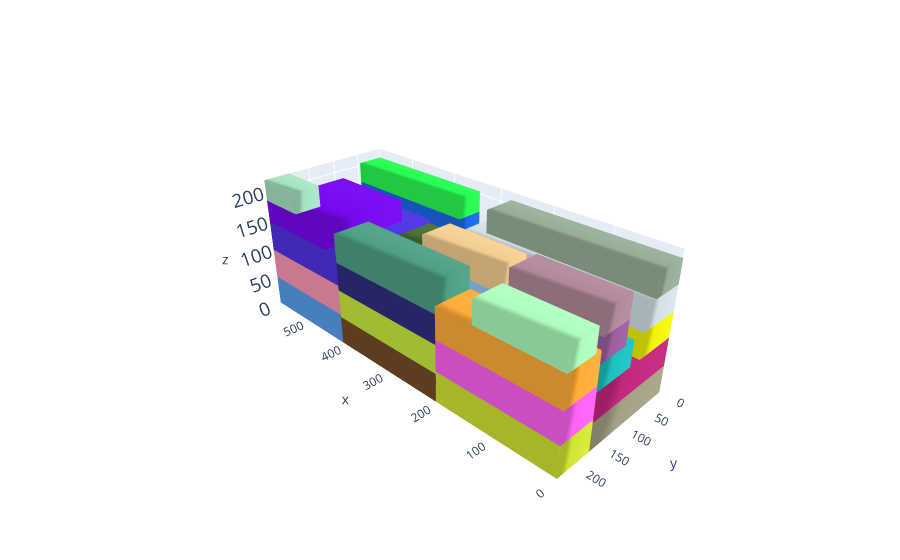

Notebook code for this chart:
### Code cell
cont, execution_time,total_volume = MLCP_function(alpha=5.0,beta=1.0,gamma=0.1,delta=1.0,p=0.02,instance=5)

L = cont.l;W = cont.w; H = cont.h

box_dims = []
for aabb in cont.aabbs:
  box_dims.append([aabb.xmin,aabb.ymin,aabb.zmin,aabb.xmax,aabb.ymax,aabb.zmax])

bxplot.plot_container([L,W,H], box_dims)

### Figure 1 — Plotly figure (JSON) as saved in the notebook; plotly's stock layout.template omitted (floating-point values rounded to 4 significant figures)
{"data": [{"color": "rgb(162.6235671678523,160.1927193668179,132.271325475674)", "i": [7, 0, 0, 0, 4, 4, 2, 6, 4, 0, 3, 7], "j": [3, 4, 1, 2, 5, 6, 5, 5, 0, 1, 2, 2], "k": [0, 7, 2, 3, 6, 7, 1, 2, 5, 5, 7, 6], "opacity": 1, "type": "mesh3d", "x": [0, 0, 344, 344, 0, 0, 344, 344], "y": [0, 168, 168, 0, 0, 168, 168, 0], "z": [0, 0, 0, 0, 45, 45, 45, 45]}, {"color": "rgb(0.9008660240268268,239.36567778140082,191.59178353284082)", "i": [7, 0, 0, 0, 4, 4, 2, 6, 4, 0, 3, 7], "j": [3, 4, 1, 2, 5, 6, 5, 5, 0, 1, 2, 2], "k": [0, 7, 2, 3, 6, 7, 1, 2, 5, 5, 7, 6], "opacity": 1, "type": "mesh3d", "x": [344, 344, 587, 587, 344, 344, 587, 587], "y": [0, 45, 45, 0, 0, 45, 45, 0], "z": [0, 0, 0, 0, 34, 34, 34, 34]}, {"color": "rgb(209.2795835443449,227.41086091113993,50.206452119517316)", "i": [7, 0, 0, 0, 4, 4, 2, 6, 4, 0, 3, 7], "j": [3, 4, 1, 2, 5, 6, 5, 5, 0, 1, 2, 2], "k": [0, 7, 2, 3, 6, 7, 1, 2, 5, 5, 7, 6], "opacity": 1, "type": "mesh3d", "x": [0, 0, 204, 204, 0, 0, 204, 204], "y": [168, 233, 233, 168, 168, 233, 233, 168], "z": [0, 0, 0, 0, 50, 50, 50, 50]}, {"color": "rgb(87.68287852322185,157.09853935570519,237.67507248036625)", "i": [7, 0, 0, 0, 4, 4, 2, 6, 4, 0, 3, 7], "j": [3, 4, 1, 2, 5, 6, 5, 5, 0, 1, 2, 2], "k": [0, 7, 2, 3, 6, 7, 1, 2, 5, 5, 7, 6], "opacity": 1, "type": "mesh3d", "x": [411, 411, 587, 587, 411, 411, 587, 587], "y": [45, 233, 233, 45, 45, 233, 233, 45], "z": [0, 0, 0, 0, 50, 50, 50, 50]}, {"color": "rgb(55.02918938980666,34.28455293296206,123.43864109389571)", "i": [7, 0, 0, 0, 4, 4, 2, 6, 4, 0, 3, 7], "j": [3, 4, 1, 2, 5, 6, 5, 5, 0, 1, 2, 2], "k": [0, 7, 2, 3, 6, 7, 1, 2, 5, 5, 7, 6], "opacity": 1, "type": "mesh3d", "x": [344, 344, 587, 587, 344, 344, 587, 587], "y": [0, 45, 45, 0, 0, 45, 45, 0], "z": [34, 34, 34, 34, 68, 68, 68, 68]}, {"color": "rgb(194.9260169920603,39.09822781199073,124.65776469070572)", "i": [7, 0, 0, 0, 4, 4, 2, 6, 4, 0, 3, 7], "j": [3, 4, 1, 2, 5, 6, 5, 5, 0, 1, 2, 2], "k": [0, 7, 2, 3, 6, 7, 1, 2, 5, 5, 7, 6], "opacity": 1, "type": "mesh3d", "x": [0, 0, 344, 344, 0, 0, 344, 344], "y": [0, 168, 168, 0, 0, 168, 168, 0], "z": [45, 45, 45, 45, 90, 90, 90, 90]}, {"color": "rgb(249.55881687130386,151.11616912546623,178.61490095682146)", "i": [7, 0, 0, 0, 4, 4, 2, 6, 4, 0, 3, 7], "j": [3, 4, 1, 2, 5, 6, 5, 5, 0, 1, 2, 2], "k": [0, 7, 2, 3, 6, 7, 1, 2, 5, 5, 7, 6], "opacity": 1, "type": "mesh3d", "x": [411, 411, 587, 587, 411, 411, 587, 587], "y": [45, 233, 233, 45, 45, 233, 233, 45], "z": [50, 50, 50, 50, 100, 100, 100, 100]}, {"color": "rgb(252.38889265510448,97.85965637560378,241.3246574347477)", "i": [7, 0, 0, 0, 4, 4, 2, 6, 4, 0, 3, 7], "j": [3, 4, 1, 2, 5, 6, 5, 5, 0, 1, 2, 2], "k": [0, 7, 2, 3, 6, 7, 1, 2, 5, 5, 7, 6], "opacity": 1, "type": "mesh3d", "x": [0, 0, 204, 204, 0, 0, 204, 204], "y": [168, 233, 233, 168, 168, 233, 233, 168], "z": [50, 50, 50, 50, 100, 100, 100, 100]}, {"color": "rgb(139.59010061775282,88.2902590765529,147.32307000132508)", "i": [7, 0, 0, 0, 4, 4, 2, 6, 4, 0, 3, 7], "j": [3, 4, 1, 2, 5, 6, 5, 5, 0, 1, 2, 2], "k": [0, 7, 2, 3, 6, 7, 1, 2, 5, 5, 7, 6], "opacity": 1, "type": "mesh3d", "x": [344, 344, 587, 587, 344, 344, 587, 587], "y": [0, 45, 45, 0, 0, 45, 45, 0], "z": [68, 68, 68, 68, 102, 102, 102, 102]}, {"color": "rgb(240.97314786080707,242.27993649835477,7.1737817255683485)", "i": [7, 0, 0, 0, 4, 4, 2, 6, 4, 0, 3, 7], "j": [3, 4, 1, 2, 5, 6, 5, 5, 0, 1, 2, 2], "k": [0, 7, 2, 3, 6, 7, 1, 2, 5, 5, 7, 6], "opacity": 1, "type": "mesh3d", "x": [0, 0, 312, 312, 0, 0, 312, 312], "y": [0, 73, 73, 0, 0, 73, 73, 0], "z": [90, 90, 90, 90, 130, 130, 130, 130]}, {"color": "rgb(254.4081948511025,170.90124608177828,55.8362768613984)", "i": [7, 0, 0, 0, 4, 4, 2, 6, 4, 0, 3, 7], "j": [3, 4, 1, 2, 5, 6, 5, 5, 0, 1, 2, 2], "k": [0, 7, 2, 3, 6, 7, 1, 2, 5, 5, 7, 6], "opacity": 1, "type": "mesh3d", "x": [0, 0, 204, 204, 0, 0, 204, 204], "y": [168, 233, 233, 168, 168, 233, 233, 168], "z": [100, 100, 100, 100, 150, 150, 150, 150]}, {"color": "rgb(78.66884189717578,51.793979116501845,226.80962637796452)", "i": [7, 0, 0, 0, 4, 4, 2, 6, 4, 0, 3, 7], "j": [3, 4, 1, 2, 5, 6, 5, 5, 0, 1, 2, 2], "k": [0, 7, 2, 3, 6, 7, 1, 2, 5, 5, 7, 6], "opacity": 1, "type": "mesh3d", "x": [411, 411, 587, 587, 411, 411, 587, 587], "y": [45, 233, 233, 45, 45, 233, 233, 45], "z": [100, 100, 100, 100, 150, 150, 150, 150]}, {"color": "rgb(110.82777422112706,171.38737384875765,229.2316753498286)", "i": [7, 0, 0, 0, 4, 4, 2, 6, 4, 0, 3, 7], "j": [3, 4, 1, 2, 5, 6, 5, 5, 0, 1, 2, 2], "k": [0, 7, 2, 3, 6, 7, 1, 2, 5, 5, 7, 6], "opacity": 1, "type": "mesh3d", "x": [344, 344, 587, 587, 344, 344, 587, 587], "y": [0, 45, 45, 0, 0, 45, 45, 0], "z": [102, 102, 102, 102, 136, 136, 136, 136]}, {"color": "rgb(209.95245418216672,223.56264510305795,229.04369289856712)", "i": [7, 0, 0, 0, 4, 4, 2, 6, 4, 0, 3, 7], "j": [3, 4, 1, 2, 5, 6, 5, 5, 0, 1, 2, 2], "k": [0, 7, 2, 3, 6, 7, 1, 2, 5, 5, 7, 6], "opacity": 1, "type": "mesh3d", "x": [0, 0, 312, 312, 0, 0, 312, 312], "y": [0, 73, 73, 0, 0, 73, 73, 0], "z": [130, 130, 130, 130, 170, 170, 170, 170]}, {"color": "rgb(28.162748456088387,104.4921357843866,232.92192006526608)", "i": [7, 0, 0, 0, 4, 4, 2, 6, 4, 0, 3, 7], "j": [3, 4, 1, 2, 5, 6, 5, 5, 0, 1, 2, 2], "k": [0, 7, 2, 3, 6, 7, 1, 2, 5, 5, 7, 6], "opacity": 1, "type": "mesh3d", "x": [344, 344, 587, 587, 344, 344, 587, 587], "y": [0, 45, 45, 0, 0, 45, 45, 0], "z": [136, 136, 136, 136, 170, 170, 170, 170]}, {"color": "rgb(172.87699717288456,250.59381086982188,188.50988848256125)", "i": [7, 0, 0, 0, 4, 4, 2, 6, 4, 0, 3, 7], "j": [3, 4, 1, 2, 5, 6, 5, 5, 0, 1, 2, 2], "k": [0, 7, 2, 3, 6, 7, 1, 2, 5, 5, 7, 6], "opacity": 1, "type": "mesh3d", "x": [0, 0, 140, 140, 0, 0, 140, 140], "y": [179, 233, 233, 179, 179, 233, 233, 179], "z": [150, 150, 150, 150, 187, 187, 187, 187]}, {"color": "rgb(118.42226967313415,9.111634635958122,236.11979738067026)", "i": [7, 0, 0, 0, 4, 4, 2, 6, 4, 0, 3, 7], "j": [3, 4, 1, 2, 5, 6, 5, 5, 0, 1, 2, 2], "k": [0, 7, 2, 3, 6, 7, 1, 2, 5, 5, 7, 6], "opacity": 1, "type": "mesh3d", "x": [437, 437, 587, 587, 437, 437, 587, 587], "y": [83, 233, 233, 83, 83, 233, 233, 83], "z": [150, 150, 150, 150, 186, 186, 186, 186]}, {"color": "rgb(27.911081291504747,191.99438329960395,190.2716307335172)", "i": [7, 0, 0, 0, 4, 4, 2, 6, 4, 0, 3, 7], "j": [3, 4, 1, 2, 5, 6, 5, 5, 0, 1, 2, 2], "k": [0, 7, 2, 3, 6, 7, 1, 2, 5, 5, 7, 6], "opacity": 1, "type": "mesh3d", "x": [0, 0, 156, 156, 0, 0, 156, 156], "y": [95, 168, 168, 95, 95, 168, 168, 95], "z": [90, 90, 90, 90, 130, 130, 130, 130]}, {"color": "rgb(150.78152563485148,173.34909393465594,150.85927799513283)", "i": [7, 0, 0, 0, 4, 4, 2, 6, 4, 0, 3, 7], "j": [3, 4, 1, 2, 5, 6, 5, 5, 0, 1, 2, 2], "k": [0, 7, 2, 3, 6, 7, 1, 2, 5, 5, 7, 6], "opacity": 1, "type": "mesh3d", "x": [0, 0, 280, 280, 0, 0, 280, 280], "y": [0, 54, 54, 0, 0, 54, 54, 0], "z": [170, 170, 170, 170, 207, 207, 207, 207]}, {"color": "rgb(39.5239290868966,251.55231327854895,81.61161279982282)", "i": [7, 0, 0, 0, 4, 4, 2, 6, 4, 0, 3, 7], "j": [3, 4, 1, 2, 5, 6, 5, 5, 0, 1, 2, 2], "k": [0, 7, 2, 3, 6, 7, 1, 2, 5, 5, 7, 6], "opacity": 1, "type": "mesh3d", "x": [344, 344, 587, 587, 344, 344, 587, 587], "y": [0, 45, 45, 0, 0, 45, 45, 0], "z": [170, 170, 170, 170, 204, 204, 204, 204]}, {"color": "rgb(117.04101123540438,74.40041168966907,42.86161396109776)", "i": [7, 0, 0, 0, 4, 4, 2, 6, 4, 0, 3, 7], "j": [3, 4, 1, 2, 5, 6, 5, 5, 0, 1, 2, 2], "k": [0, 7, 2, 3, 6, 7, 1, 2, 5, 5, 7, 6], "opacity": 1, "type": "mesh3d", "x": [204, 204, 411, 411, 204, 204, 411, 411], "y": [170, 233, 233, 170, 170, 233, 233, 170], "z": [0, 0, 0, 0, 46, 46, 46, 46]}, {"color": "rgb(165.42750301662196,226.1165596894594,192.4325567571609)", "i": [7, 0, 0, 0, 4, 4, 2, 6, 4, 0, 3, 7], "j": [3, 4, 1, 2, 5, 6, 5, 5, 0, 1, 2, 2], "k": [0, 7, 2, 3, 6, 7, 1, 2, 5, 5, 7, 6], "opacity": 1, "type": "mesh3d", "x": [506, 506, 587, 587, 506, 506, 587, 587], "y": [188, 233, 233, 188, 188, 233, 233, 188], "z": [186, 186, 186, 186, 220, 220, 220, 220]}, {"color": "rgb(155.15997906828963,94.65471040165345,157.64360785500836)", "i": [7, 0, 0, 0, 4, 4, 2, 6, 4, 0, 3, 7], "j": [3, 4, 1, 2, 5, 6, 5, 5, 0, 1, 2, 2], "k": [0, 7, 2, 3, 6, 7, 1, 2, 5, 5, 7, 6], "opacity": 1, "type": "mesh3d", "x": [0, 0, 140, 140, 0, 0, 140, 140], "y": [114, 168, 168, 114, 114, 168, 168, 114], "z": [130, 130, 130, 130, 167, 167, 167, 167]}, {"color": "rgb(177.84952071933864,142.40739236570226,252.77159479164604)", "i": [7, 0, 0, 0, 4, 4, 2, 6, 4, 0, 3, 7], "j": [3, 4, 1, 2, 5, 6, 5, 5, 0, 1, 2, 2], "k": [0, 7, 2, 3, 6, 7, 1, 2, 5, 5, 7, 6], "opacity": 1, "type": "mesh3d", "x": [344, 344, 411, 411, 344, 344, 411, 411], "y": [45, 157, 157, 45, 45, 157, 157, 45], "z": [0, 0, 0, 0, 72, 72, 72, 72]}, {"color": "rgb(201.42184330485037,235.57380935465014,64.02661390369924)", "i": [7, 0, 0, 0, 4, 4, 2, 6, 4, 0, 3, 7], "j": [3, 4, 1, 2, 5, 6, 5, 5, 0, 1, 2, 2], "k": [0, 7, 2, 3, 6, 7, 1, 2, 5, 5, 7, 6], "opacity": 1, "type": "mesh3d", "x": [204, 204, 411, 411, 204, 204, 411, 411], "y": [170, 233, 233, 170, 170, 233, 233, 170], "z": [46, 46, 46, 46, 92, 92, 92, 92]}, {"color": "rgb(176.96185981056976,136.06115698541709,153.65703085995253)", "i": [7, 0, 0, 0, 4, 4, 2, 6, 4, 0, 3, 7], "j": [3, 4, 1, 2, 5, 6, 5, 5, 0, 1, 2, 2], "k": [0, 7, 2, 3, 6, 7, 1, 2, 5, 5, 7, 6], "opacity": 1, "type": "mesh3d", "x": [0, 0, 140, 140, 0, 0, 140, 140], "y": [114, 168, 168, 114, 114, 168, 168, 114], "z": [167, 167, 167, 167, 204, 204, 204, 204]}, {"color": "rgb(47.55981627228576,47.72438735423972,127.8490688086862)", "i": [7, 0, 0, 0, 4, 4, 2, 6, 4, 0, 3, 7], "j": [3, 4, 1, 2, 5, 6, 5, 5, 0, 1, 2, 2], "k": [0, 7, 2, 3, 6, 7, 1, 2, 5, 5, 7, 6], "opacity": 1, "type": "mesh3d", "x": [204, 204, 411, 411, 204, 204, 411, 411], "y": [170, 233, 233, 170, 170, 233, 233, 170], "z": [92, 92, 92, 92, 138, 138, 138, 138]}, {"color": "rgb(73.50922330328017,111.2699195265224,52.842432761674516)", "i": [7, 0, 0, 0, 4, 4, 2, 6, 4, 0, 3, 7], "j": [3, 4, 1, 2, 5, 6, 5, 5, 0, 1, 2, 2], "k": [0, 7, 2, 3, 6, 7, 1, 2, 5, 5, 7, 6], "opacity": 1, "type": "mesh3d", "x": [355, 355, 411, 411, 355, 355, 411, 411], "y": [45, 112, 112, 45, 45, 112, 112, 45], "z": [72, 72, 72, 72, 144, 144, 144, 144]}, {"color": "rgb(183.33071320448602,35.75378774732052,165.74844810148994)", "i": [7, 0, 0, 0, 4, 4, 2, 6, 4, 0, 3, 7], "j": [3, 4, 1, 2, 5, 6, 5, 5, 0, 1, 2, 2], "k": [0, 7, 2, 3, 6, 7, 1, 2, 5, 5, 7, 6], "opacity": 1, "type": "mesh3d", "x": [156, 156, 306, 306, 156, 156, 306, 306], "y": [93, 168, 168, 93, 93, 168, 168, 93], "z": [90, 90, 90, 90, 126, 126, 126, 126]}, {"color": "rgb(78.92346568350251,158.69046552231035,134.349008117581)", "i": [7, 0, 0, 0, 4, 4, 2, 6, 4, 0, 3, 7], "j": [3, 4, 1, 2, 5, 6, 5, 5, 0, 1, 2, 2], "k": [0, 7, 2, 3, 6, 7, 1, 2, 5, 5, 7, 6], "opacity": 1, "type": "mesh3d", "x": [204, 204, 411, 411, 204, 204, 411, 411], "y": [170, 233, 233, 170, 170, 233, 233, 170], "z": [138, 138, 138, 138, 184, 184, 184, 184]}, {"color": "rgb(144.3974563166055,200.65353145515127,253.3979519608585)", "i": [7, 0, 0, 0, 4, 4, 2, 6, 4, 0, 3, 7], "j": [3, 4, 1, 2, 5, 6, 5, 5, 0, 1, 2, 2], "k": [0, 7, 2, 3, 6, 7, 1, 2, 5, 5, 7, 6], "opacity": 1, "type": "mesh3d", "x": [156, 156, 306, 306, 156, 156, 306, 306], "y": [93, 168, 168, 93, 93, 168, 168, 93], "z": [126, 126, 126, 126, 162, 162, 162, 162]}, {"color": "rgb(243.1871423081184,203.86808070234832,143.03037171640204)", "i": [7, 0, 0, 0, 4, 4, 2, 6, 4, 0, 3, 7], "j": [3, 4, 1, 2, 5, 6, 5, 5, 0, 1, 2, 2], "k": [0, 7, 2, 3, 6, 7, 1, 2, 5, 5, 7, 6], "opacity": 1, "type": "mesh3d", "x": [156, 156, 296, 296, 156, 156, 296, 296], "y": [114, 168, 168, 114, 114, 168, 168, 114], "z": [162, 162, 162, 162, 199, 199, 199, 199]}], "layout": {"autosize": false, "margin": {"b": 0, "l": 0, "r": 0, "t": 0}, "paper_bgcolor": "rgba(0,0,0,0)", "scene": {"camera": {"center": {"x": 0, "y": 0, "z": 0}, "eye": {"x": -2, "y": 2, "z": 1.5}, "up": {"x": 0, "y": 0, "z": 1}}, "xaxis": {"nticks": 10, "range": [0, 587], "showspikes": false}, "yaxis": {"nticks": 5, "range": [0, 233], "showspikes": false}, "zaxis": {"nticks": 5, "range": [0, 220], "tickfont": {"size": 15}}}}}
